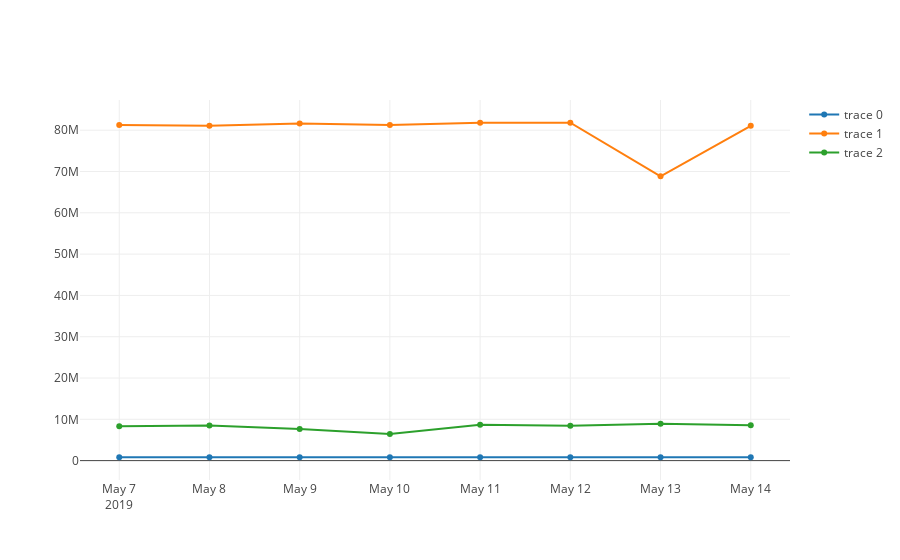

Write notebook code for a chart like this one.
### Code cell
# Plotting average_fare

trace4 = go.Scatter(
x = df_pesawat_summary_3['depdate'],
y = df_pesawat_summary_3['Lowest Fare (IDR)'],
)
trace5 = go.Scatter(
x = df_pesawat_summary_3['depdate'],
y = df_pesawat_summary_3['Highest Fare (IDR)'],
)
trace6 = go.Scatter(
x = df_pesawat_summary_3['depdate'],
y = df_pesawat_summary_3['Average Fare (IDR)'],
)

data = [trace4,trace5,trace6]

plotly.offline.iplot(data, filename='basic-line')

### Figure 1 — Plotly figure (JSON) as saved in the notebook; plotly's stock layout.template omitted (floating-point values rounded to 4 significant figures)
{"data": [{"type": "scatter", "uid": "5f969a0b-9476-4de5-8943-93d6b3741279", "x": ["2019-05-07", "2019-05-08", "2019-05-09", "2019-05-10", "2019-05-11", "2019-05-12", "2019-05-13", "2019-05-14"], "y": [814000.0, 814000.0, 814000.0, 814000.0, 814000.0, 814000.0, 814000.0, 814000.0]}, {"type": "scatter", "uid": "cc0517a7-11dc-4334-93d7-4618e153a9b2", "x": ["2019-05-07", "2019-05-08", "2019-05-09", "2019-05-10", "2019-05-11", "2019-05-12", "2019-05-13", "2019-05-14"], "y": [81270000.0, 81070000.0, 81620000.0, 81270000.0, 81800000.0, 81800000.0, 68830000.0, 81070000.0]}, {"type": "scatter", "uid": "4a72950c-cb34-4353-adc5-0589e6222fe3", "x": ["2019-05-07", "2019-05-08", "2019-05-09", "2019-05-10", "2019-05-11", "2019-05-12", "2019-05-13", "2019-05-14"], "y": [8306000.0, 8471000.0, 7640000.0, 6459000.0, 8680000.0, 8466000.0, 8946000.0, 8578000.0]}], "layout": {}}
